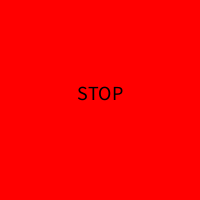
Frame 1 (no input)
Frame 60 (the mouse pressed at the canvas centre just before this capture): identical to frame 1, image omitted
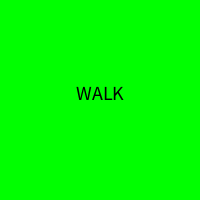
Frame 120 (the mouse held since frame 60 and released just before this capture)

The Processing sketch that drew these frames (run headless with seeded random() and noise(); from frame 60 on, the mouse is pressed at the canvas centre):

// Processing sketch: Portfolio_Task_2
// ── Portfolio_Task_2.pde
boolean stop;

void setup() {
  size(200, 200);
  stop = true;
}

void draw() {
  //Red with STOP text
  if (stop == true) {
    background(255, 0, 0);
    fill(0);
    textAlign(CENTER);
    textSize(20);
    text("STOP", width/2, height/2);
  } 

  //Green with GO text
  else {
    background(0, 255, 0);
    fill(0);
    textAlign(CENTER);
    textSize(20);
    text("WALK", width/2, height/2);
  }
}

void mousePressed() {
  stop = !stop;
}
